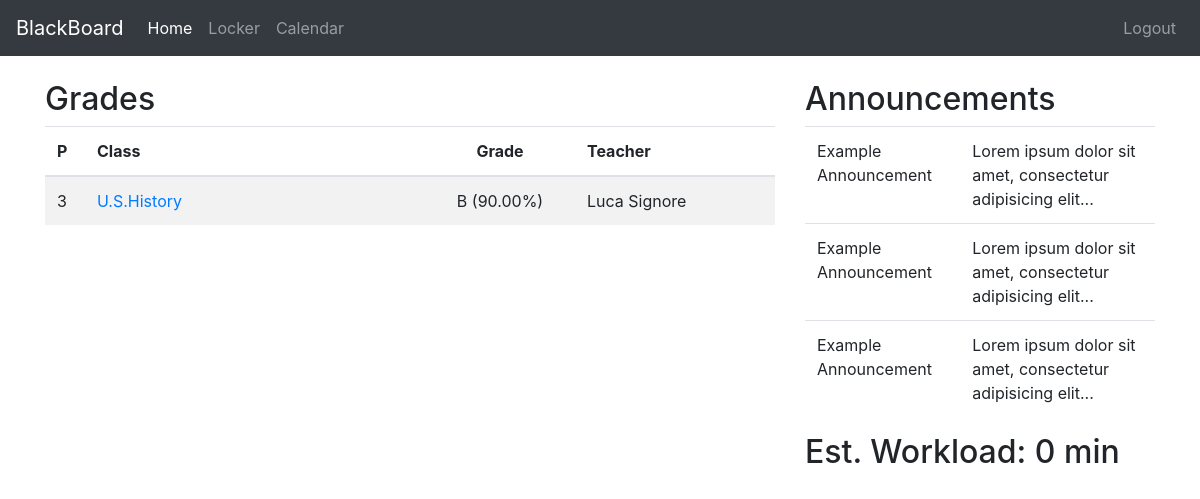
Page /students/ (signed in) on the earlier database version.
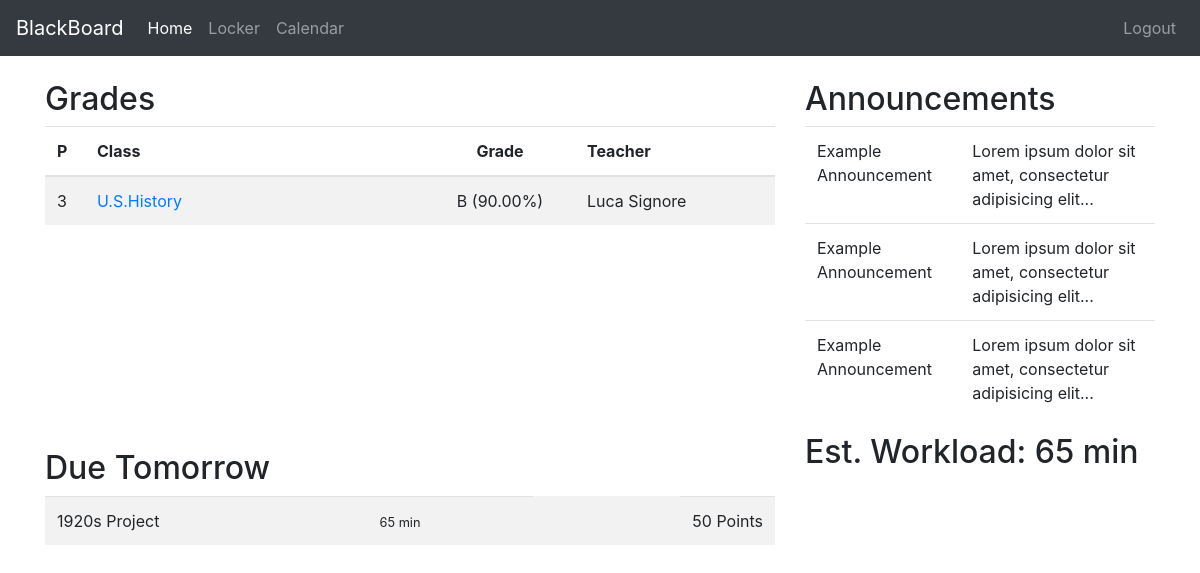
Same page on the later database version.
### board/models.py (models this page shows, shortened)
class Course(models.Model):
    course_id = models.CharField(max_length=8, primary_key=True)
    course_name = models.CharField(max_length=25)
    class Meta:
        db_table = 'courses'
        order_with_respect_to = 'course_id'

class Assignment(models.Model):
    id = models.UUIDField(primary_key=True, default=uuid.uuid4, editable=False, unique=True)
    assignment_name = models.CharField(max_length=80, unique=False)
    category_id = models.CharField(max_length=100, unique=False)
    assignment_description = models.CharField(max_length=150, unique=False, null=True)
    points = models.IntegerField()
    created = models.DateTimeField(null=True, auto_now=True)
    updated = models.DateTimeField(null=True)
    assigned = models.DateTimeField(null=True)
    due_date = models.DateTimeField(null=True)
    est_completion_time_min = models.IntegerField(null=True, default=None)
    class Meta:
        db_table = 'assignments'
        order_with_respect_to = 'id'

### student/views.py (the view)
# urls.py: path('', views.home, name='administration-home'),
@login_required()
def home(request):
    student = Student.objects.all().get(user=request.user)
    enrollments = get_enrollments(student)
    submissions = get_student_submissions(enrollments)
    class_data = get_class_data(enrollments)
    relevant = fetch_relevant(submissions)
    late = relevant.get('late')
    tests = relevant.get('tests')
    due_tomorrow = relevant.get('due_tomorrow')
    due_in_three_days = relevant.get('due_in_three_days')
    due_in_a_week = relevant.get('due_in_a_week')
    est_completion_time = calculate_workload(enrollments)
    context = {
        'class_data': class_data,
        'late': late,
        'due_tomorrow': due_tomorrow,
        'due_in_three_days': due_in_three_days,
        'due_in_a_week': due_in_a_week,
        'tests': tests,
        'est_completion_time': est_completion_time
    }
    return render(request, 'student/home.html', context)

### student/utils.py (called while the page is built)
def get_student_submissions(enrollments):
    submissions = {}
    for enrollment in enrollments:
        assignment_refs = ClassAssignments.objects.all().filter(class_id=enrollment.class_id)
        for assignment_ref in assignment_refs:
            assignment = Assignment.objects.all().get(id=uuid.UUID(assignment_ref.assignment_id).hex)
            submission = Submission.objects.all().get(assignment_id=str(assignment.id.hex),
                                                      enrollment_id=str(enrollment.id.hex))
            submissions.update({assignment: submission})
    return submissions

def get_enrollments(student):
    return ClassEnrollment.objects.all().filter(student_id=student.student_id)

def letter_grade(percent):
    if percent >= 0.9:
        return 'A'
    elif percent >= 0.8:
        return 'B'
    elif percent >= 0.7:
        return 'C'
    elif percent >= 0.6:
        return 'D'
    else:
        return 'F'

### student/templates/student/home.html (shortened to what this page needs)
{% extends "student/base.html" %}
{% load widget_tweaks %}
{% load static %}
{% block body %}
    <div class="container">
        <div class="row pt-4">
            <div class="col-lg-8">
                <h2>Grades</h2>
                <table class="table table-striped">
                    <thead class="">
                        <tr>
                            <th style="width: 40px">P</th>
                            <th>Class</th>
                            <th class = "text-center" style="width: 150px">Grade</th>
                            <th style="width: 200px">Teacher</th>
                        </tr>
                    </thead>
                    <tbody>
                        {% for class in class_data %}
                        <tr>
                            <td>{{ class.0 }}</td>
                            <td><a href="{% url 'student-class' element='grades' enrollment_id=class.5 %}">{{ class.1 }}</a></td>
                            {% if class.3 is None %}
                                <td class="text-center"><small>N/A</small></td>
                            {% else %}
                                <td class="text-center">{{ class.3.0 }} ({{ class.3.1|floatformat:2 }}%)</td>
                            {% endif %}
                            <td>{{ class.2 }}</td>
                        </tr>
                        {% endfor %}
                    </tbody>
                </table>
            </div>
            <div class="col-lg">
                <h2>Announcements</h2>
                <table class="table">
                    <tbody>
                        <tr>
                            <td>Example Announcement</td>
                            <td>Lorem ipsum dolor sit amet, consectetur adipisicing elit...</td>
                        </tr>
                        <tr>
                            <td>Example Announcement</td>
                            <td>Lorem ipsum dolor sit amet, consectetur adipisicing elit...</td>
                        </tr>
                        <tr>
                            <td>Example Announcement</td>
                            <td>Lorem ipsum dolor sit amet, consectetur adipisicing elit...</td>
                        </tr>
                    </tbody>
                </table>
            </div>
        </div>
        <div class="row">
            <div class="col-8">
                {% if due_tomorrow %}
                    <h2 class="pt-3">Due Tomorrow</h2>
                    <table class="table table-striped">
                        {% for assignment, submission in due_tomorrow.items %}
                            <tr>
                                <td>{{ assignment.assignment_name }}</td>
                                {% if assignment.est_completion_time_min %}
                                    <td><small>{{ assignment.est_completion_time_min }} min</small></td>
                                {% endif %}
                                <td class="float-right">{{ assignment.points }} Points</td>
                            </tr>
                        {% endfor %}
                    </table>
                {% endif %}
            </div>
            <div class="col-4">
                <h2>Est. Workload: {{ est_completion_time }} min</h2>
            </div>
        </div>
    </div>
{% endblock %}

Differences in the rows shown:
added Assignment: assignment_name "1920s Project", est_completion_time_min "65", points "50"
Other differences:
{{ est_completion_time }}: "0" → "65"
text now shown: "Due Tomorrow"
